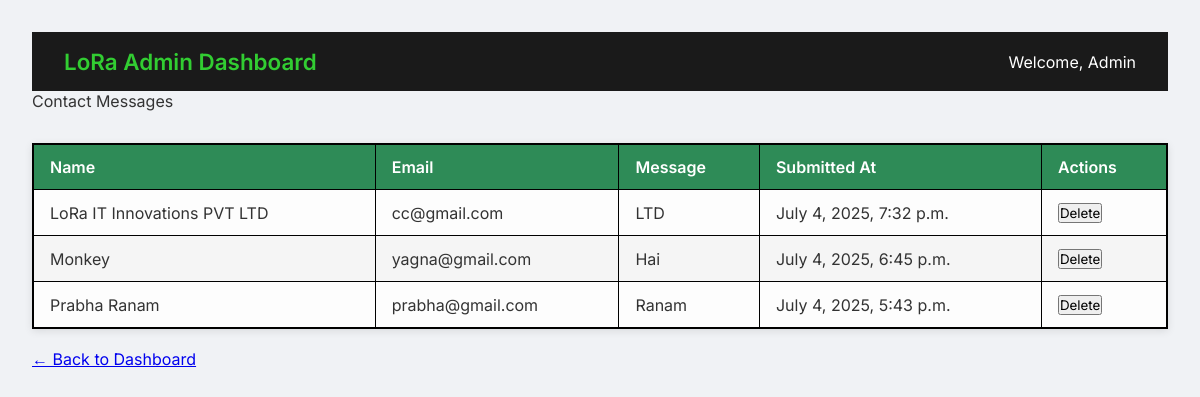
Before: /dashboard/messages/ with the older database file.
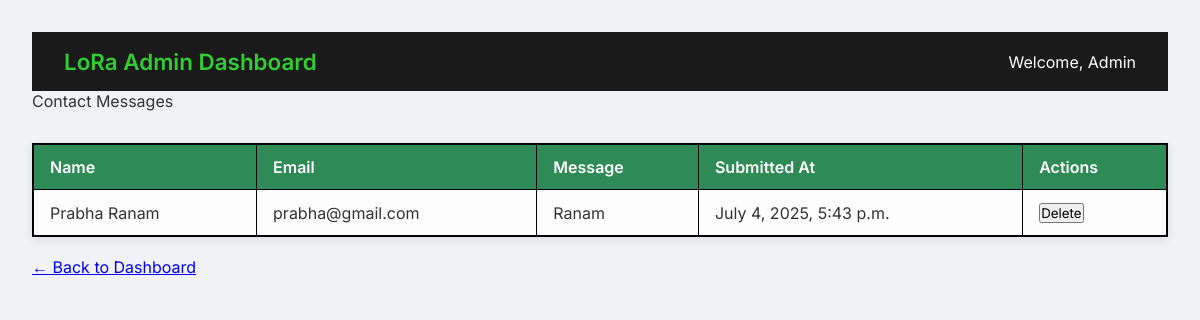
After: the same page with the newer database file.
### app/models.py (models this page shows, shortened)
class ContactMessage(models.Model):
    name = models.CharField(max_length=100)
    email = models.EmailField()
    message = models.TextField()
    submitted_at = models.DateTimeField(auto_now_add=True)

### app/views.py (the view)
# urls.py: path('dashboard/messages/', views.view_messages, name='view_messages'),
def view_messages(request):
    messages = ContactMessage.objects.all().order_by('-submitted_at')
    return render(request, 'admin_messages.html', {'messages': messages})

### templates/admin_messages.html (shortened to what this page needs)
{% load static %}
<!DOCTYPE html>
<html>
<head>
    <link rel="stylesheet" href="{% static 'css/admin_messages.css' %}">
</head>
<body>
  <header class="admin-header">
    <div class="logo">LoRa Admin Dashboard</div>
    <div class="welcome">Welcome, Admin</div>
  </header
    <h1>Contact Messages</h1>
    <table border="1" cellpadding="10" cellspacing="0">
        <thead>
            <tr>
                <th>Name</th>
                <th>Email</th>
                <th>Message</th>
                <th>Submitted At</th>
                <th>Actions</th>
            </tr>
        </thead>
        <tbody>
            {% for msg in messages %}
            <tr>
                <td>{{ msg.name }}</td>
                <td>{{ msg.email }}</td>
                <td>{{ msg.message }}</td>
                <td>{{ msg.submitted_at }}</td>
                <td>
                    <form action="{% url 'delete_message' msg.id %}" method="post" style="display:inline;">
                        <button type="submit" onclick="return confirm('Are you sure you want to delete this message?');">Delete</button>
                    </form>
                </td>
            </tr>
            {% empty %}
            <tr>
                <td colspan="5">No messages found.</td>
            </tr>
            {% endfor %}
        </tbody>
    </table>
    <br>
    <a href="{% url 'admin_dashboard' %}">← Back to Dashboard</a>
</body>
</html>

### static/css/admin_messages.css (style rules this page uses)
:root { --bg: #f0f2f5; --text: #333; --card-bg: #fff; --card-hover: #32cd32; --primary: #2e8b57; --black: #000; --header-bg: #1a1a1a; --footer-text: #94a3b8; --btn-gradient: linear-gradient(135deg, #2e8b57, #000000); }
* { margin: 0; padding: 0; box-sizing: border-box; font-family: 'Inter', sans-serif; }
body { background-color: var(--bg); color: var(--text); font-family: 'Inter', sans-serif; padding: 2rem; }
header { background-color: var(--header-bg); padding: 1rem 2rem; color: white; display: flex; justify-content: space-between; align-items: center; }
.logo { font-size: 1.4rem; font-weight: 600; color: var(--card-hover); }
table { width: 100%; border-collapse: collapse; margin-top: 2rem; background-color: var(--card-bg); border: 2px solid black; box-shadow: 0 2px 8px rgba(0, 0, 0, 0.1); }
th, td { border: 1px solid black; padding: 0.75rem 1rem; text-align: left; }
th { background: var(--primary); color: white; font-weight: 600; }
td { background-color: #fdfdfd; color: var(--text); }

Changed rows visible on the page:
removed ContactMessage: name "LoRa IT Innovations PVT LTD", email "cc@gmail.com", message "LTD", submitted_at "July 4, 2025, 7:32 p.m."
removed ContactMessage: name "Monkey", email "yagna@gmail.com", message "Hai", submitted_at "July 4, 2025, 6:45 p.m."
